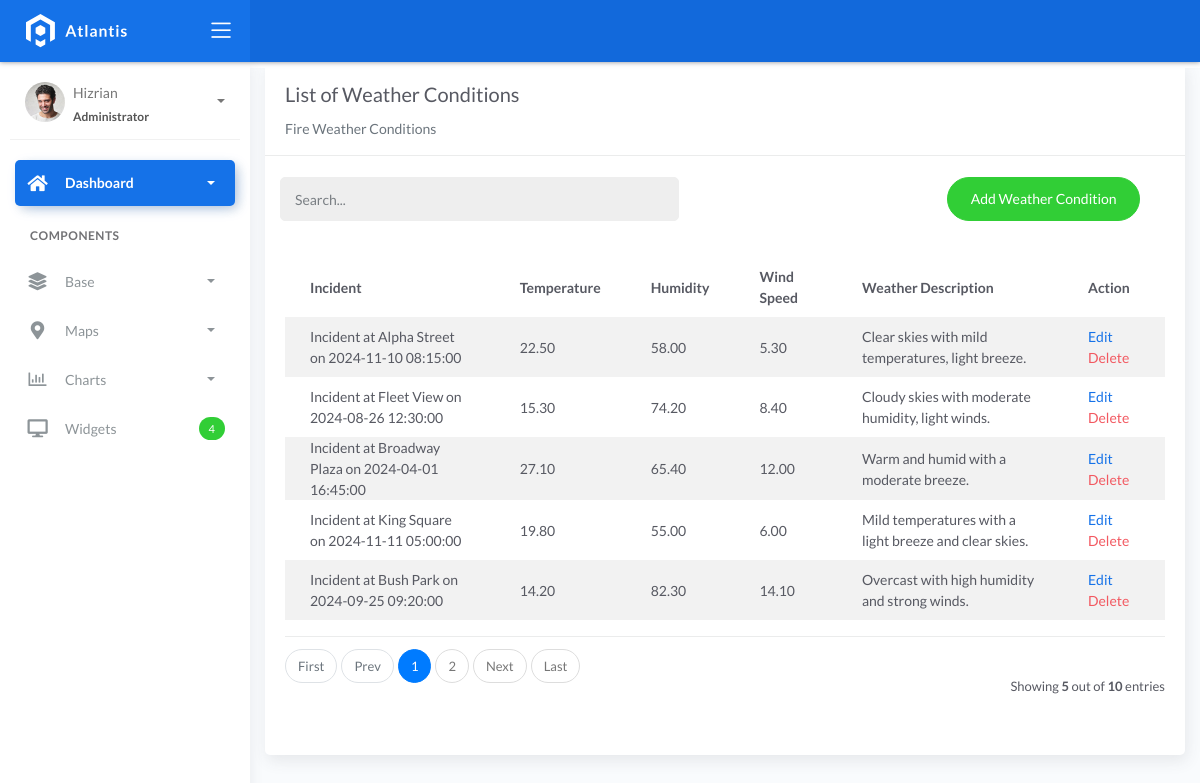
The page /weatherconditions_list/ on the database its author committed.
### fire/models.py (models this page shows, shortened)
class BaseModel(models.Model):
    created_at = models.DateTimeField(auto_now_add=True, db_index=True)
    updated_at = models.DateTimeField(auto_now=True)
    class Meta:
        abstract = True

class WeatherConditions(BaseModel):
    incident = models.ForeignKey(Incident, on_delete=models.CASCADE)
    temperature = models.DecimalField(max_digits=10, decimal_places=2, validators=[validate_not_negative])
    humidity = models.DecimalField(max_digits=10, decimal_places=2, validators=[validate_not_negative])
    wind_speed = models.DecimalField(max_digits=10, decimal_places=2, validators=[validate_not_negative])
    weather_description = models.CharField(max_length=150)

class Incident(BaseModel):
    SEVERITY_CHOICES = (
        ('Minor Fire', 'Minor Fire'),
        ('Moderate Fire', 'Moderate Fire'),
        ('Major Fire', 'Major Fire'),
    )
    location = models.ForeignKey(Locations, on_delete=models.CASCADE)
    date_time = models.DateTimeField(default=now, blank=True, null=True, validators=[validate_not_future])  # Use timezone-aware default
    severity_level = models.CharField(max_length=45, choices=SEVERITY_CHOICES)
    description = models.CharField(max_length=250)
    def __str__(self):
        return f"Incident at {self.location} on {self.date_time.strftime('%Y-%m-%d %H:%M:%S') if self.date_time else 'Unknown'}"

class Locations(BaseModel):
    name = models.CharField(max_length=150)
    latitude = models.DecimalField(
        max_digits=22, decimal_places=16, null=True, blank=True)
    longitude = models.DecimalField(
        max_digits=22, decimal_places=16, null=True, blank=True)
    address = models.CharField(max_length=150)
    city = models.CharField(max_length=150)  # can be in separate table
    country = models.CharField(max_length=150)  # can be in separate table
    def __str__(self):
        return self.name

### fire/views.py (the view)
# urls.py: path('weatherconditions_list/', WeatherConditionsList.as_view(), name='weather-list'),
class WeatherConditionsList(ListView):
    model = WeatherConditions
    context_object_name = 'weather_condition'
    template_name = 'weatherconditions_list.html'
    paginate_by = 5

### templates/weatherconditions_list.html (shortened to what this page needs)
{% extends 'base.html' %}
{% load static %}
{% block content %}
<div class="content">
    <div class="container-fluid">
        <div class="row">
            <div class="col-md-12">
                <div class="card">
                    <div class="card-header">
                        <div class="card-title">List of Weather Conditions</div>
                        <div class="card-category text-muted">Fire Weather Conditions</div>
                    </div>
                    <br />
                    <div class="col-md-12 row">
                        <div class="col-md-6">
                            <form class="navbar-left navbar-form nav-search mr-md-3" action="">
                                <div class="input-group">
                                    <input type="text" placeholder="Search..." class="form-control" />
                                    <div class="input-group-append">
                                        <span class="input-group-text">
                                        </span>
                                    </div>
                                </div>
                            </form>
                        </div>
                        <div class="col-md-6">
                            <div class="pull-right">
                                <a href="{% url 'weather-add' %}" class="btn btn-success btn-rounded">Add Weather Condition</a>
                            </div>
                        </div>
                    </div>
                    <div class="card-body">
                        <table class="table table-striped mt-3">
                            <thead>
                                <tr>
                                    <th scope="col">Incident</th>
                                    <th scope="col">Temperature</th>
                                    <th scope="col">Humidity</th>
                                    <th scope="col">Wind Speed</th>
                                    <th scope="col">Weather Description</th>
                                    <th scope="col">Action</th>
                                </tr>
                            </thead>
                            <tbody>
                                {% if object_list %}
                                    {% for object in object_list %}
                                    <tr>
                                        <td>{{ object.incident }}</td>
                                        <td>{{ object.temperature }}</td>
                                        <td>{{ object.humidity }}</td>
                                        <td>{{ object.wind_speed }}</td>
                                        <td>{{ object.weather_description }}</td>
                                        <td>
                                            <a href="{% url 'weather-update' object.id %}">Edit</a>
                                            <a href="{% url 'weather-delete' object.id %}" class="text-danger">Delete</a>
                                        </td>
                                    </tr>
                                    {% endfor %}
                                {% else %}
                                    <tr>
                                        <td colspan="5" class="text-center">No fire incidents found.</td>
                                    </tr>
                                {% endif %}
                            </tbody>
                        </table>
                        {% include 'includes/pagination.html' %}
                    </div>
                </div>
            </div>
        </div>
    </div>
</div>
{% endblock %}

### rows shown on the page
WeatherConditions: incident "Incident at Alpha Street on 2024-11-10 08:15:00", temperature "22.50", humidity "58.00", wind_speed "5.30", weather_description "Clear skies with mild temperatures, light breeze."
WeatherConditions: incident "Incident at Fleet View on 2024-08-26 12:30:00", temperature "15.30", humidity "74.20", wind_speed "8.40", weather_description "Cloudy skies with moderate humidity, light winds."
WeatherConditions: incident "Incident at Broadway Plaza on 2024-04-01 16:45:00", temperature "27.10", humidity "65.40", wind_speed "12.00", weather_description "Warm and humid with a moderate breeze."
WeatherConditions: incident "Incident at King Square on 2024-11-11 05:00:00", temperature "19.80", humidity "55.00", wind_speed "6.00", weather_description "Mild temperatures with a light breeze and clear skies."
WeatherConditions: incident "Incident at Bush Park on 2024-09-25 09:20:00", temperature "14.20", humidity "82.30", wind_speed "14.10", weather_description "Overcast with high humidity and strong winds."

### other values the page prints
{{ page_num }} "1"
{{ page_num }} "2"
{{ object_list.count }} "5"
{{ paginator.count }} "10"
